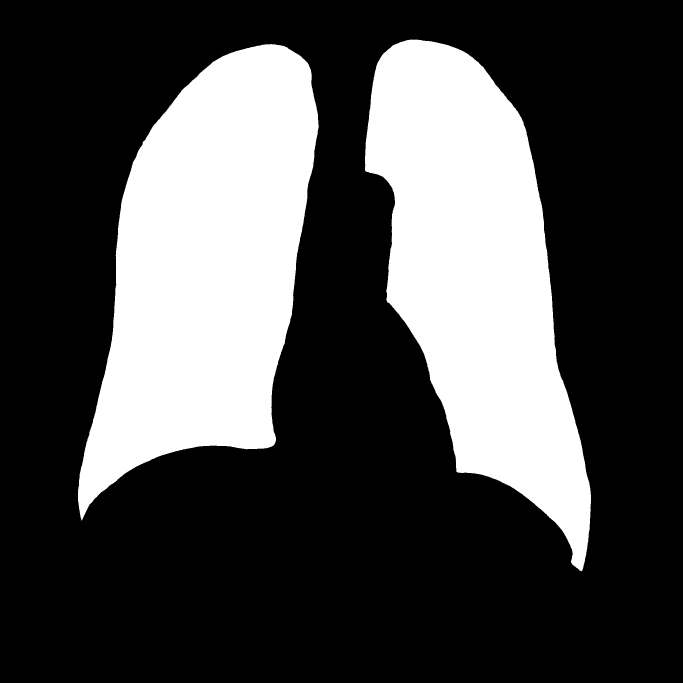
#> input picture GTs/JPCLN006GT.bmp, 2048 x 2048 px (shown at 1/3 size)
$ python -i functions.py   (imports and definitions only)
#> lines starting #> are read from the running program, lines starting #| are printed output that depends on the picture; after the words box and inside, x2 and y2 are one past the last pixel; in counts of white or black regions, pixels touching at a corner belong together
#> further down, picture is the input picture: shape (2048, 2048, 3); values 0 (black) and 247 (white), 28.8% white; 2 white regions, box (x1, y1, x2, y2) and area: (234, 132, 956, 1562) 626519, (1095, 119, 1773, 1714) 583474
import math
import cv2 as cv
import matplotlib.pyplot as plt
import numpy as np
from skimage.morphology import (
    dilation, disk, rectangle, closing, square, octagon)


def showImage(imagem):
    plt.imshow(imagem, cmap='gray')
    plt.show()


# [74 lines left out: functions returnLimiar, getImagemLimiarizada, getImagemLimiarizadaOtsu, fillImageWithRectangle, fillImageDownwards, fillImageUpwards and 1 more, not called in this run]


def calculaMedidasRetangulo(alturaImagem, larguraImagem):
    return int(alturaImagem * 0.0146484375), int(larguraImagem * 0.0048828125)


def calculaRaioDisco(alturaImagem, larguraImagem):
    return max([int(alturaImagem * 0.029296875), int(larguraImagem * 0.029296875)])


# [37 lines left out: functions corrigirRuidoImagem, corrigirBuracosImagem, not called in this run]


def dividirImagem(imagem, porcentagem):
#> called with porcentagem = 0.8
    quantidadeLinhasDivisao = int(len(imagem) * porcentagem)
#> quantidadeLinhasDivisao = 1638

    imagemDividida = np.split(imagem, [quantidadeLinhasDivisao])
#> imagemDividida = 2 items
    return imagemDividida


def corrigirContornosImagem(imagemSemBuracos):
    [parteDeCima, parteDeBaixo] = dividirImagem(imagemSemBuracos, 0.8)
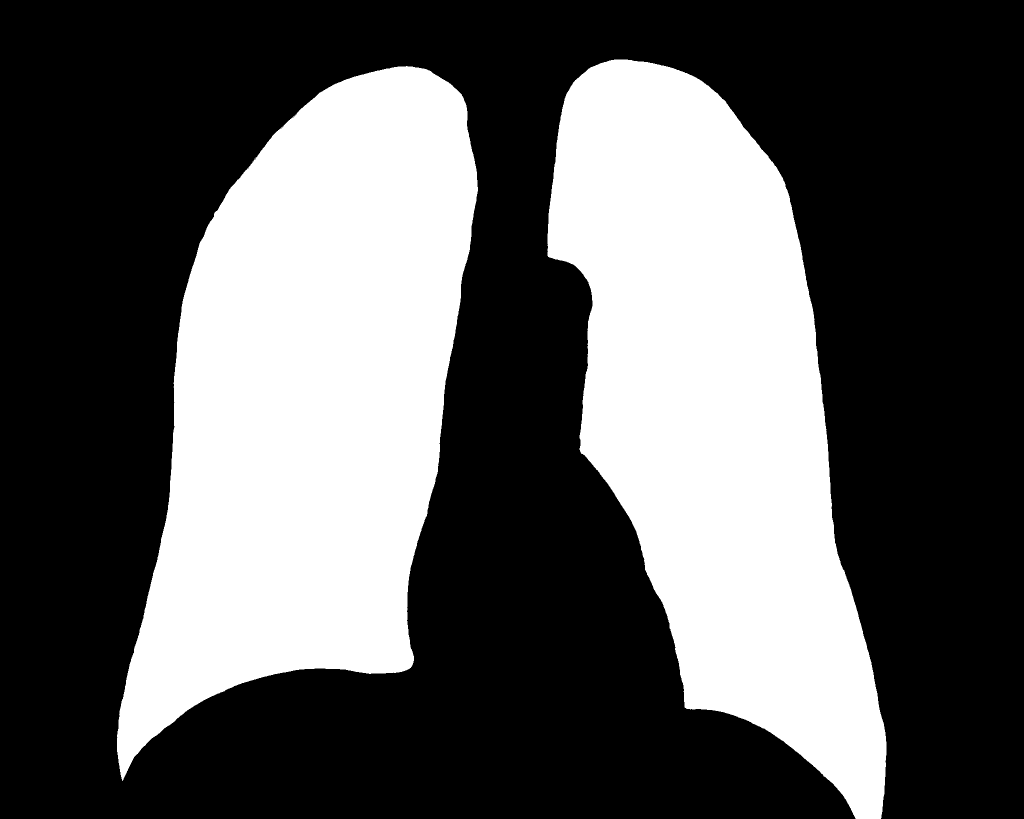
#> parteDeCima: shape (1638, 2048, 3) (shown at 1/2 size); values 0 (black) and 247 (white), 36% white; 2 white regions, box (x1, y1, x2, y2) and area: (234, 132, 956, 1562) 626519, (1095, 119, 1773, 1638) 580741
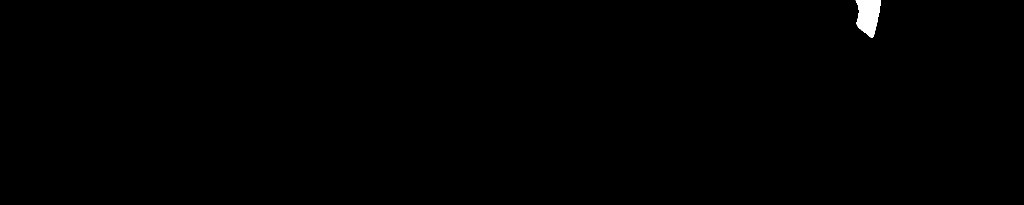
#> parteDeBaixo: shape (410, 2048, 3) (shown at 1/2 size); values 0 (black) and 247 (white), 0.33% white; 1 white region, box (x1, y1, x2, y2) and area: (1711, 0, 1762, 76) 2733

    # criando elementos estruturantes para dilatação
    retangulo = rectangle(40, 2)
    octogono = octagon(17, 17)

    # operações morfologícas de dilatação na parte de cima
#> (the run stopped early here; a loop or call above may not have finished)
